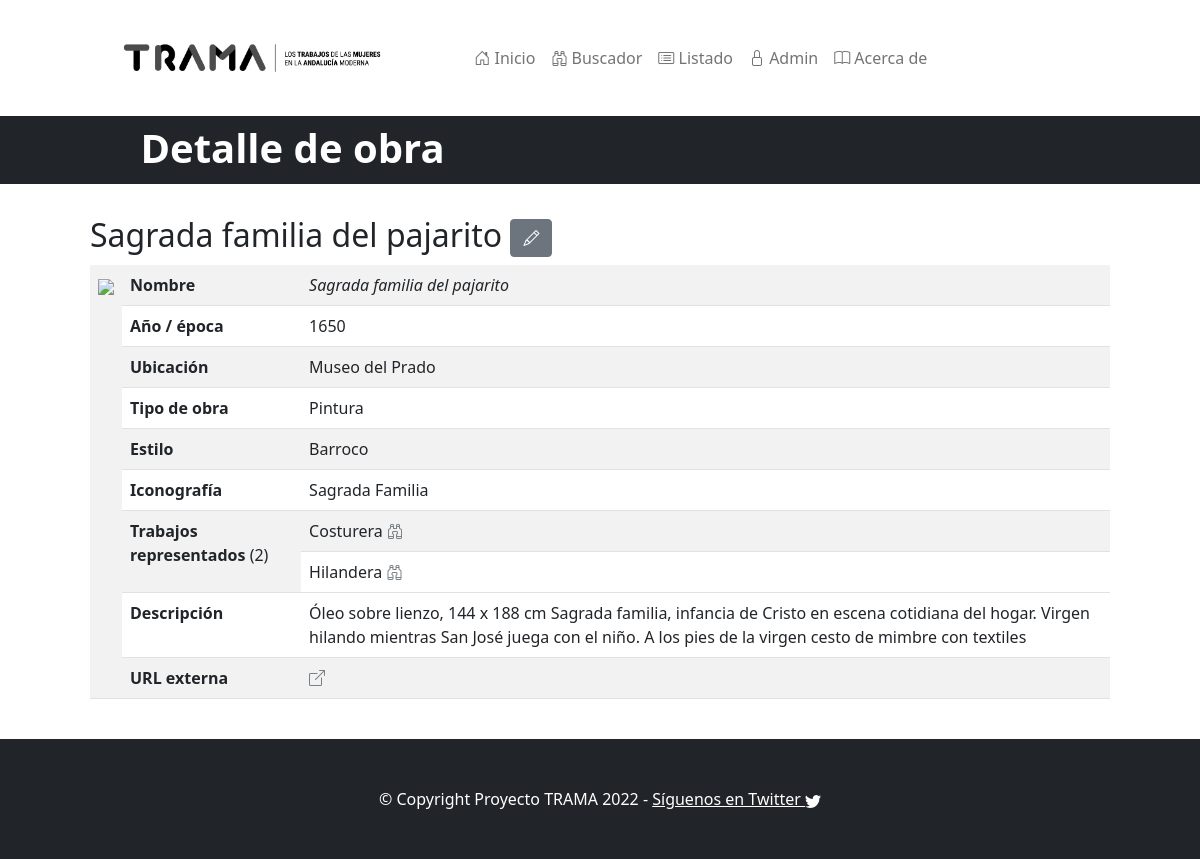
Page /trama/obra/4/ on the committed database.
### trama/models.py (models this page shows, shortened)
class Obra(models.Model):
    nombre_obra = models.CharField(
        max_length=256,
        blank=False,
        null=False,
        help_text="Nombre completo de la obra")
    autor = models.CharField(max_length=256,
        blank=False,
        null=False,
        help_text="Autor de la obra")
    anno = models.CharField("Año o época aproximada de la obra",
        max_length=64,
        blank=False,
        null=False,
        help_text="Año (exacto o aproximado) de creación de la obra")
    ubicacion = models.CharField("Ubicación",
        max_length=128,
        blank=False,
        null=False,
        help_text="Ubicación de la obra (museo, colección particular...)")
    iconografia = models.CharField("Iconografía",
        max_length=128,
        blank=False,
        null=False,
        help_text="Breve descripción de la iconografía representada")
    descripcion = models.TextField("Descripción",
        blank=False,
        null=False,
        help_text="Descripción de la obra en texto libre")
    url_externa = models.CharField(max_length=512,
        blank=True,
        null=True,
        help_text="URL con contexto")
    url_imagen = models.CharField(max_length=512,
        blank=True,
        null=True,
        help_text="URL externa del archivo de imagen (si la hay)")
    estilo = models.ForeignKey(
        Estilo,
        blank=False,
        null=False,
        on_delete=models.CASCADE)
    tipo_de_obra = models.ForeignKey(
        TipoDeObra,
        blank=False,
        null=False,
        on_delete=models.CASCADE)
    trabajo_representado = models.ManyToManyField(
        TrabajoRepresentado,
        blank=False)

class TipoDeObra(models.Model):
    nombre_tipo = models.CharField(
        max_length=256,
        blank=False,
        null=False,
        help_text="Tipo de obra: Pintura, Escultura,...")

class Estilo(models.Model):
    nombre_estilo = models.CharField(
        max_length=256,
        blank=False,
        null=False,
        help_text="Nombre del estilo artítico (Renacimiento, barroco, etc.)")

class TrabajoRepresentado(models.Model):
    nombre_trabajo = models.CharField(
        max_length=256,
        blank=False,
        null=False,
        help_text="Nombre de la profesión representada (hilandera, curandera,...)")

### trama/views.py (the view)
# urls.py: re_path(r"^obra/(?P<obra_id>\d+)/$",
def obra(request, obra_id):
    obra = get_object_or_404(Obra, pk=obra_id)
    return render(request, "obra.html", {"obra": obra})

### trama/templates/obra.html
{% extends "base.html" %}{% load static %}{% load admin_urls %}
{% block texto_barra %}Detalle de obra{% endblock %}
{% block content %}
    <div class="container-fluid">
        <h2>{{obra.nombre_obra}} <a class="btn btn-secondary"
            href="{% url 'admin:trama_obra_change' obra.pk %}"><i class="bi bi-pencil"></i></a></h2>
    </div>
        <div class="container-fluid">
            <table class="table table-striped">
                <tbody>
                    <tr>
                        <td scope="row" rowspan="0">
                            {% if obra.url_imagen %}
                                <a href="{{obra.url_imagen}}"><img
                                    src="{{obra.url_imagen}}" class="img-fluid"
                                    style="vertical-align: middle;"
                                style="max-height: 200px;"/></a>
                            {% else %}
                                <img src="{% static 'trama/sin_imagen.jpg' %}" />
                            {% endif %}
                        </td>
                        <td scope="row"><strong>Nombre</strong></td>
                        <td scope="row"><em>{{obra.nombre_obra}}</em></td>
                    </tr>
                    <tr>
                        <td scope="row"><strong>Año / época</strong></td>
                        <td scope="row">{{obra.anno}}</td>
                    </tr>
                    <tr>
                        <td scope="row"><strong>Ubicación</strong></td>
                        <td scope="row">{{obra.ubicacion}}</td>
                    </tr>
                    <tr>
                        <td scope="row"><strong>Tipo de obra</strong></td>
                        <td scope="row">{{obra.tipo_de_obra.nombre_tipo}}</td>
                    </tr>
                    <tr>
                        <td scope="row"><strong>Estilo</strong></td>
                        <td scope="row">{{obra.estilo.nombre_estilo}}</td>
                    </tr>
                    <tr>
                        <td scope="row"><strong>Iconografía</strong></td>
                        <td scope="row">{{obra.iconografia}}</td>
                    </tr>
                    <tr>
                        <td scope="row" rowspan="{{obra.trabajo_representado.all.count}}"><strong>Trabajos representados</strong> ({{obra.trabajo_representado.all.count}})</td>
                        {% for trabajo in obra.trabajo_representado.all %}
                        <td scope="row">{{ trabajo.nombre_trabajo }}
                            <a href="{% url 'search_result' %}?query={{trabajo.nombre_trabajo}}"><i class="bi bi-binoculars"></i></a>
                        </td></tr>
                        <tr>{% endfor %}
                    </tr>
                    <tr>
                        <td scope="row"><strong>Descripción</strong></td>
                        <td scope="row">{{obra.descripcion}}</td>
                    </tr>
                    {% if obra.url_externa %}
                    <tr>
                        <td scope="row"><strong>URL externa</strong></td>
                        <td scope="row"><a href="{{obra.url_externa}}"><i class="bi bi-box-arrow-up-right"></i></a></td>
                    </tr>
                    {% endif %}
            </table>
        </div>
{% endblock %}

### rows in the picture
Obra: nombre_obra "Sagrada familia del pajarito", anno "1650", ubicacion "Museo del Prado", tipo_de_obra.nombre_tipo "Pintura", estilo.nombre_estilo "Barroco", iconografia "Sagrada Familia", trabajo_representado.all.count "2", descripcion "Óleo sobre lienzo, 144 x 188 cm Sagrada familia, infancia de Cristo en escena cotidiana del hogar. Virgen hilando mientras San José juega con el niño. A los pies de la virgen cesto de mimbre con textiles"
TrabajoRepresentado: nombre_trabajo "Costurera"
TrabajoRepresentado: nombre_trabajo "Hilandera"
